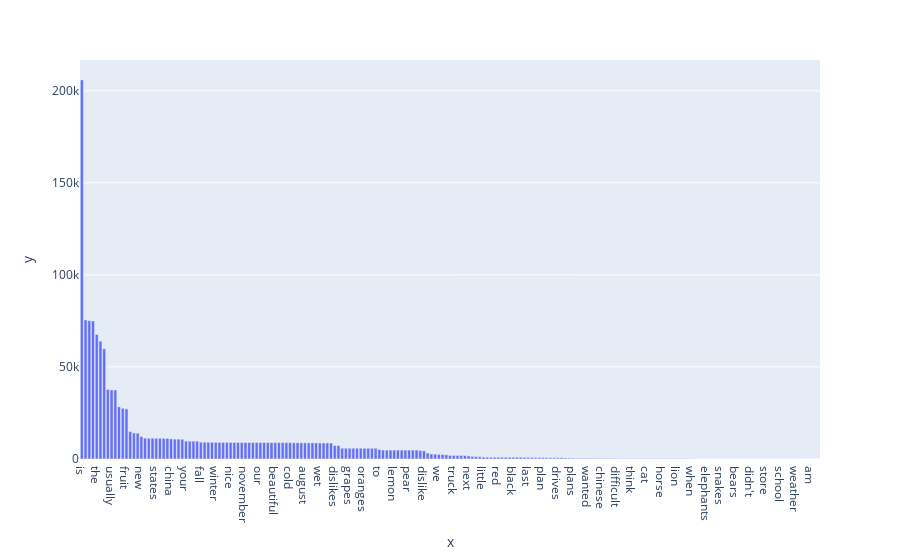

Here is the notebook cell this chart was saved with:
### Code cell
fig = px.bar(x = english_words, y = english_counts)
fig.show()

### Figure 1 — Plotly figure (JSON) as saved in the notebook; plotly's stock layout.template omitted (floating-point values rounded to 4 significant figures; data arrays with more than 128 entries replaced by an {"elided": "..."} marker saying what was removed)
{"data": [{"alignmentgroup": "True", "hovertemplate": "x=%{x}<br>y=%{y}<extra></extra>", "legendgroup": "", "marker": {"color": "#636efa", "pattern": {"shape": ""}}, "name": "", "offsetgroup": "", "orientation": "v", "showlegend": false, "textposition": "auto", "type": "bar", "x": {"elided": "199 str values"}, "xaxis": "x", "y": {"elided": "199 int values"}, "yaxis": "y"}], "layout": {"barmode": "relative", "legend": {"tracegroupgap": 0}, "margin": {"t": 60}, "xaxis": {"anchor": "y", "domain": [0, 1], "title": {"text": "x"}}, "yaxis": {"anchor": "x", "domain": [0, 1], "title": {"text": "y"}}}}
